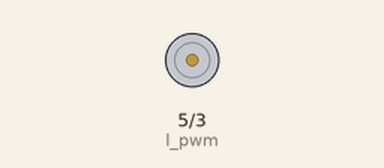
A sketch run on a simulated Arduino Uno, built with avr-gcc and run on an emulated ATmega328P. Parts: motor-driver pin pairs drawn as motors (green arrow = first pin HIGH = forward, orange = second pin HIGH = backward, longer = more drive, scaled by the enable pin).

Above: at 4.3 s.
At 13.3 s:
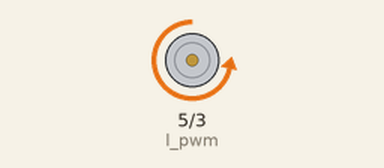
At 22.1 s:
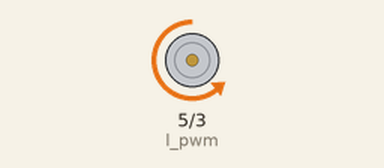
At 39.9 s:
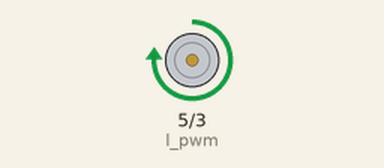
Timing chart, 0 to 40.0 s (numbered marks = the images above):
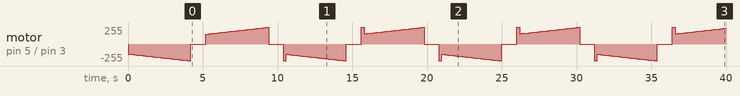

Measured:
- by itself, motor on pin 5 (l_pwm) / pin 3 (r_pwm): stopped → backward 150/255 at 0.00 s, → backward 155/255 0.20 s later, → backward 160/255 0.20 s later, → backward 165/255 0.20 s later, … (172 changes in this stretch)

The sketch:

arduino_bts76_test.ino
```cpp
#define r_en 2
#define r_pwm 3
#define l_pwm 5

uint8_t i;

void setup() {
  pinMode(r_en, OUTPUT);
  pinMode(r_pwm, OUTPUT);
  pinMode(l_pwm, OUTPUT);

 digitalWrite(r_en, HIGH);

}

void loop() {
for(i=150; i<=254; i += 5){
  analogWrite(r_pwm, i);
  analogWrite(l_pwm, 0);
  delay(200);
}
  analogWrite(r_pwm, 0);
  analogWrite(l_pwm, 0);
  delay(1000);
for(i=150; i<=254; i += 5){
  analogWrite(r_pwm, 0);
  analogWrite(l_pwm, i);
  delay(200);
}
analogWrite(r_pwm, 0);
analogWrite(l_pwm, 0);
delay(1000);
}
```
